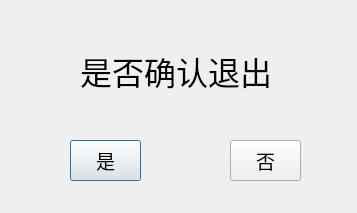
<?xml version="1.0" encoding="UTF-8"?>
<ui version="4.0">
 <class>Dialog</class>
 <widget class="QDialog" name="Dialog">
  <property name="geometry">
   <rect>
    <x>0</x>
    <y>0</y>
    <width>357</width>
    <height>213</height>
   </rect>
  </property>
  <property name="windowTitle">
   <string>Dialog</string>
  </property>
  <widget class="QLabel" name="label">
   <property name="geometry">
    <rect>
     <x>80</x>
     <y>40</y>
     <width>191</width>
     <height>61</height>
    </rect>
   </property>
   <property name="font">
    <font>
     <family>Agency FB</family>
     <pointsize>24</pointsize>
    </font>
   </property>
   <property name="text">
    <string>是否确认退出</string>
   </property>
  </widget>
  <widget class="QPushButton" name="pushButton">
   <property name="geometry">
    <rect>
     <x>70</x>
     <y>140</y>
     <width>71</width>
     <height>41</height>
    </rect>
   </property>
   <property name="font">
    <font>
     <family>Agency FB</family>
     <pointsize>14</pointsize>
    </font>
   </property>
   <property name="text">
    <string>是</string>
   </property>
  </widget>
  <widget class="QPushButton" name="pushButton_2">
   <property name="geometry">
    <rect>
     <x>230</x>
     <y>140</y>
     <width>71</width>
     <height>41</height>
    </rect>
   </property>
   <property name="font">
    <font>
     <family>Agency FB</family>
     <pointsize>14</pointsize>
    </font>
   </property>
   <property name="text">
    <string>否</string>
   </property>
  </widget>
 </widget>
 <resources/>
 <connections/>
</ui>
